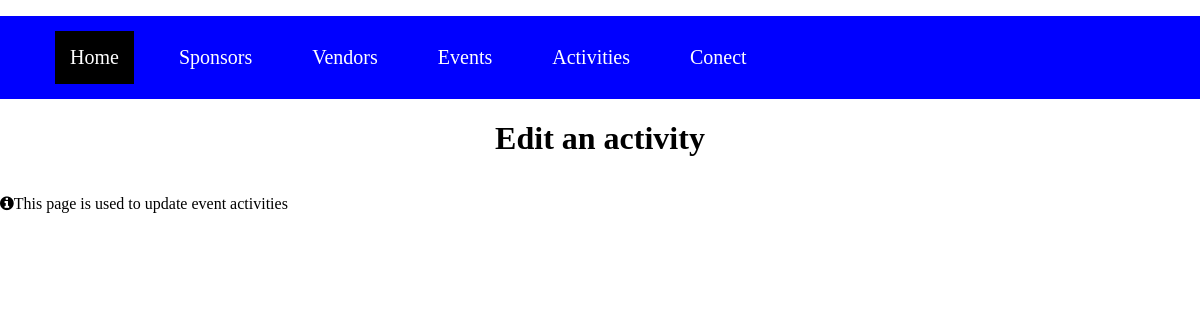
/Controller/index.php?action=edit_event_activities, run on an earlier commit of the app's database.
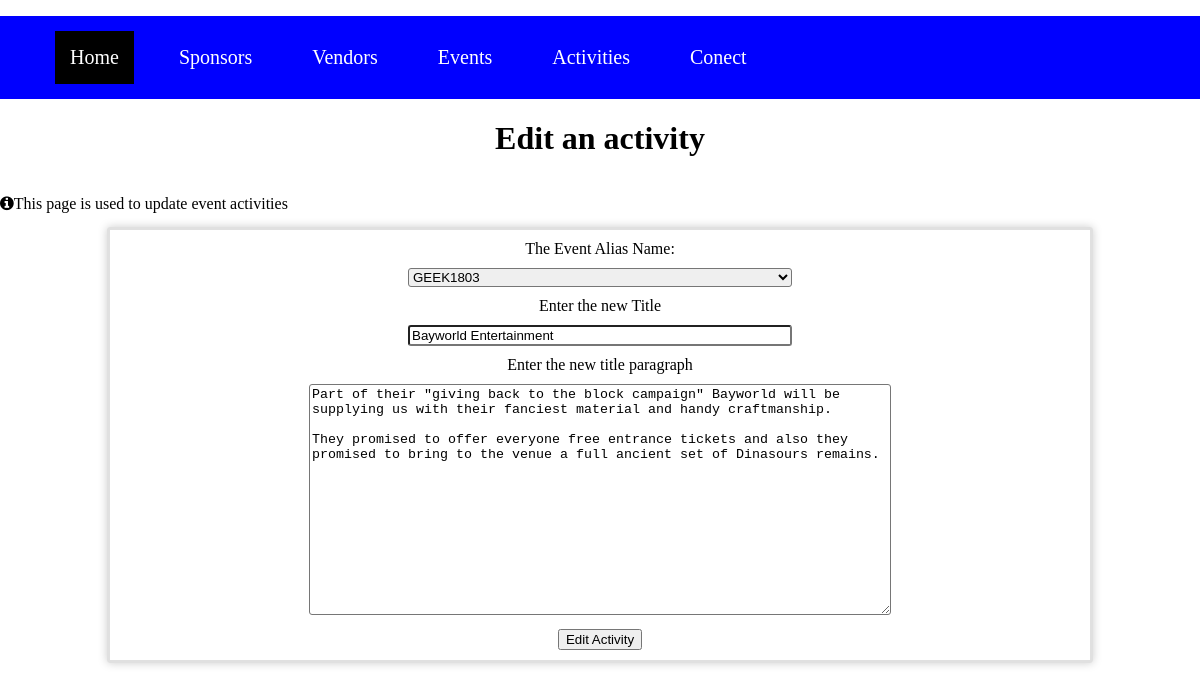
And on a later commit of the database.
### tables this page shows
CREATE TABLE IF NOT EXISTS `activity` (
  `EveID` int(11) NOT NULL,
  `EveActID` int(11) NOT NULL AUTO_INCREMENT,
  `Title` text NOT NULL,
  `Descr` text NOT NULL,
  UNIQUE KEY `EveActID` (`EveActID`)
);

CREATE TABLE IF NOT EXISTS `event` (
  `EveID` int(11) NOT NULL AUTO_INCREMENT,
  `EveName` varchar(100) DEFAULT NULL,
  `EveStartDate` date DEFAULT NULL,
  `EveAddress` text,
  `EveDescription` text,
  `EveEndDate` date NOT NULL,
  PRIMARY KEY (`EveID`)
);

### Model/DBHelper.php (called while the page is built, shortened)
<?php
class DBHelper {
	private static $conn;
	private static $dsn = 'mysql:host=localhost;dbname=conect';
    private static $username = 'root';
    private static $password = '';
	private static function GetConnection()
	{
		if (!isset(self::$conn)) {
            try {
                self::$conn = new PDO(self::$dsn,
                                    self::$username,
                                    self::$password);
            }
			catch (PDOException $e)
			{
				self::Close();
                $error_message = $e->getMessage();
                include('../errors/database_error.php');
                exit();
            }
        }
        return self::$conn;
	}
	public static function GetAll( $sql, $params = null,
									$fetchStyle = PDO::FETCH_ASSOC)
	{
		$result = null;
		try
		{
			$pdo_conn = self::GetConnection();
			$statement = $pdo_conn->prepare($sql);
			$statement->execute($params);
			$result = $statement->fetchall($fetchStyle);
		}
		catch (PDOException $e)
		{
                self::Close();
				$error_message = $e->getMessage();
                include('../errors/database_error.php');
                exit();
        }
		return $result;
	}
   }

### Model/admin_model.php (called while the page is built, shortened)
<?php
class admin_model {
    public function get_events() {
        $stored_procedure ="CALL uspAllEvents";
        return DBHelper::GetAll($stored_procedure);
    }
    public function get_activities() {
     $stored_procedure ="CALL uspGetActivities()";
     return DBHelper::GetAll($stored_procedure);
    }
}

### View/edit_activities.php (the view, shortened to what this page needs)
<!DOCTYPE html>
<html>
    <head>
        <link rel="stylesheet" href="../stylesheets/admin_pages.css">
        <link rel="stylesheet" href="https://cdnjs.cloudflare.com/ajax/libs/font-awesome/4.7.0/css/font-awesome.min.css">
    </head>
    <body>
        <div><?php include '../View/admin_header.txt'; ?></div>
        <h1 class="string">Edit an activity</h1>
         <p class="string fa fa-info-circle ">This page is used to update event activities</p>
        <?php foreach ($activities as $acts): ?>
        <div class="region">
            <form method="POST" action="../Controller/index.php?action=edit_event_activities">
                <label>The Event Alias Name:</label><br>
                <select name="cmbEvent">
                <?php foreach ($events_combo as $ss): ?>
                <option value="<?php echo $ss["EveID"];?>" <?php
                if($ss["EveID"]==$acts["EveID"]){
                    echo "selected";
                }
                ?>><?php echo $ss["EveName"];?></option>
                <?php endforeach; ?>
                </select><br>
                <label>Enter the new Title</label><br>
                <input type="text" name="txtTitle" value="<?php echo $acts["Title"];?>"><br>
                <label>Enter the new title paragraph</label><br>
                <textarea name="txtDescription" cols="100" rows="15" required><?php echo $acts["Descr"]; ?></textarea><br>
                <input type="submit" value="Edit Activity">
            </form>
        </div>
        <?php endforeach;?>
    </body>
</html>

### Controller/index.php (shortened to what this page needs)
<?php
require_once('../Model/DBHelper.php');
require_once('../Model/admin_model.php');
$action = filter_input(INPUT_POST, 'action');
if ($action == NULL) {
    $action = filter_input(INPUT_GET, 'action');
}
$data = new admin_model();
switch($action) {
        case 'edit_event_activities':
            $events_combo = $data->get_events();
            $activities = $data ->get_activities();
            include '../View/edit_activities.php';
            break;
}

### stylesheets/admin_pages.css (style rules this page uses)
body , html { width: 100%; height: 100% !important; overflow: hidden; overflow-y: scroll; margin: 0; padding: 0; }
.region { width: 80%; border-style: solid; border-color: rgb(224,224,224); border-radius: 3px; overflow: hidden; -moz-box-shadow: 0 0 10px #ccc; -webkit-box-shadow: 0 0 10px #ccc; box-shadow: 0 0 10px #ccc; margin: auto; padding: 10px; text-align: center; overflow-y: auto; font-family: "Century Gothic"; }
.region input[type=text], input[type=number],input[type=date],input[type=url], input[type=file] { border-radius: 3px; width: 40%; margin: 10px; box-sizing: border-box; -webkit-box-sizing: border-box; }
.region textarea { border-radius: 3px; width: 60%; height: 15% !important; margin: 10px; }
.region select { border-radius: 3px; width: 40%; margin: 10px; }
.string { font-family: "Century Gothic"; text-align: center; }
header { background-color: blue; position:relative ; top: 0; left:0; width: 100%; padding-left: 0px; }
header a { text-decoration: none; color: white; font-size: 20px; padding: 15px; display:inline-block; }
ul li { float: left; margin: 15px; }
ul { list-style-type: none; background-color: blue; width: 100%; overflow: hidden; }
.headertoplist .headeritem { display: inline-block; }
.home { background-color: black; }
a { text-decoration: none; padding: 5px; display:inline-block; }

What changed in the data, as far as the page shows it:
added activity: cmbEvent "GEEK1803", txtTitle "Bayworld Entertainment", txtDescription "Part of their \"giving back to the block campaign\" Bayworld will be supplying us with their fanciest material and handy craftmanship. They promised to offer everyone free entrance tickets and also they promised to bring to the venue a full ancient set of Dinasours remains."
